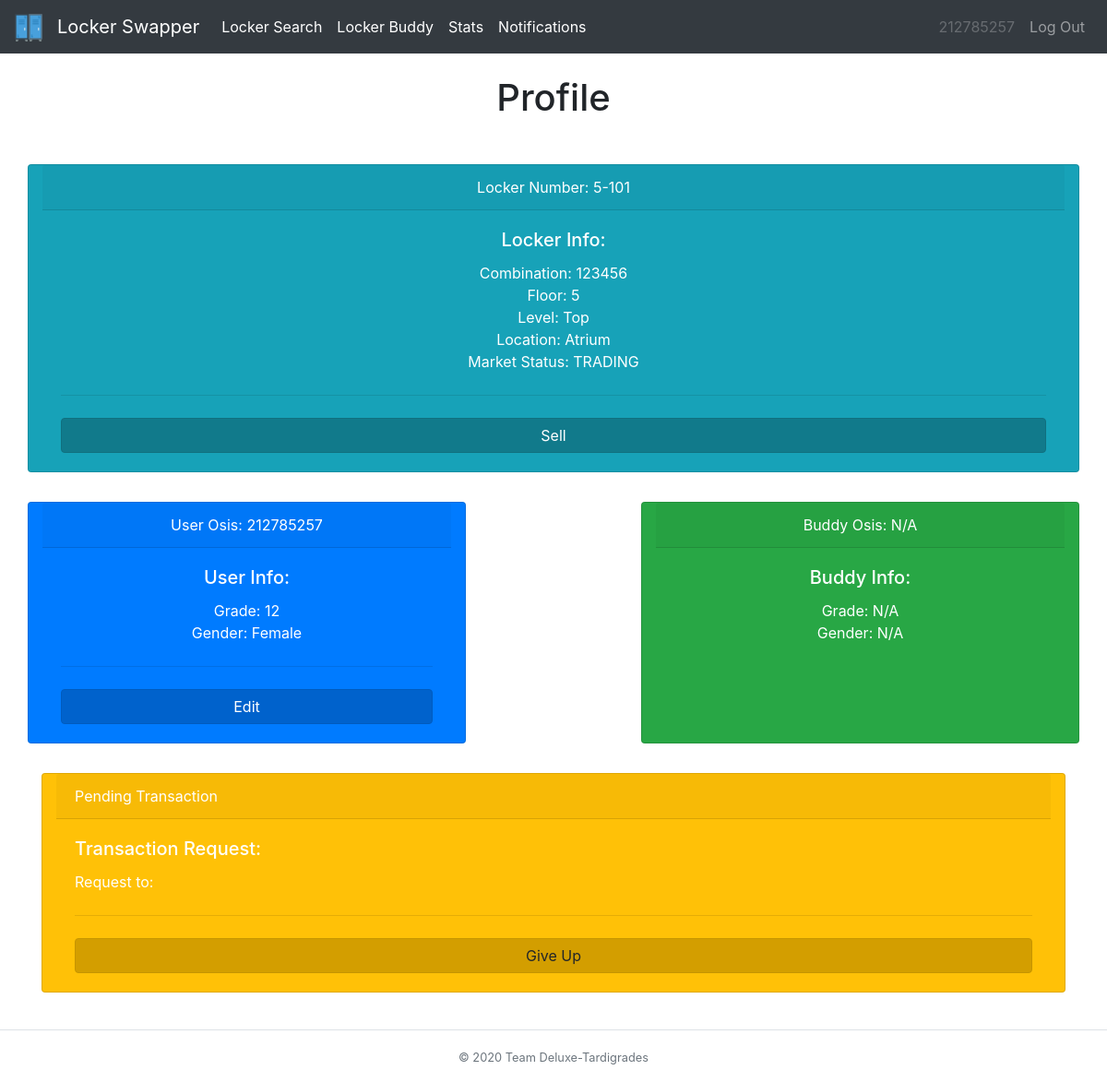
Page /home (signed in) on the earlier database version.
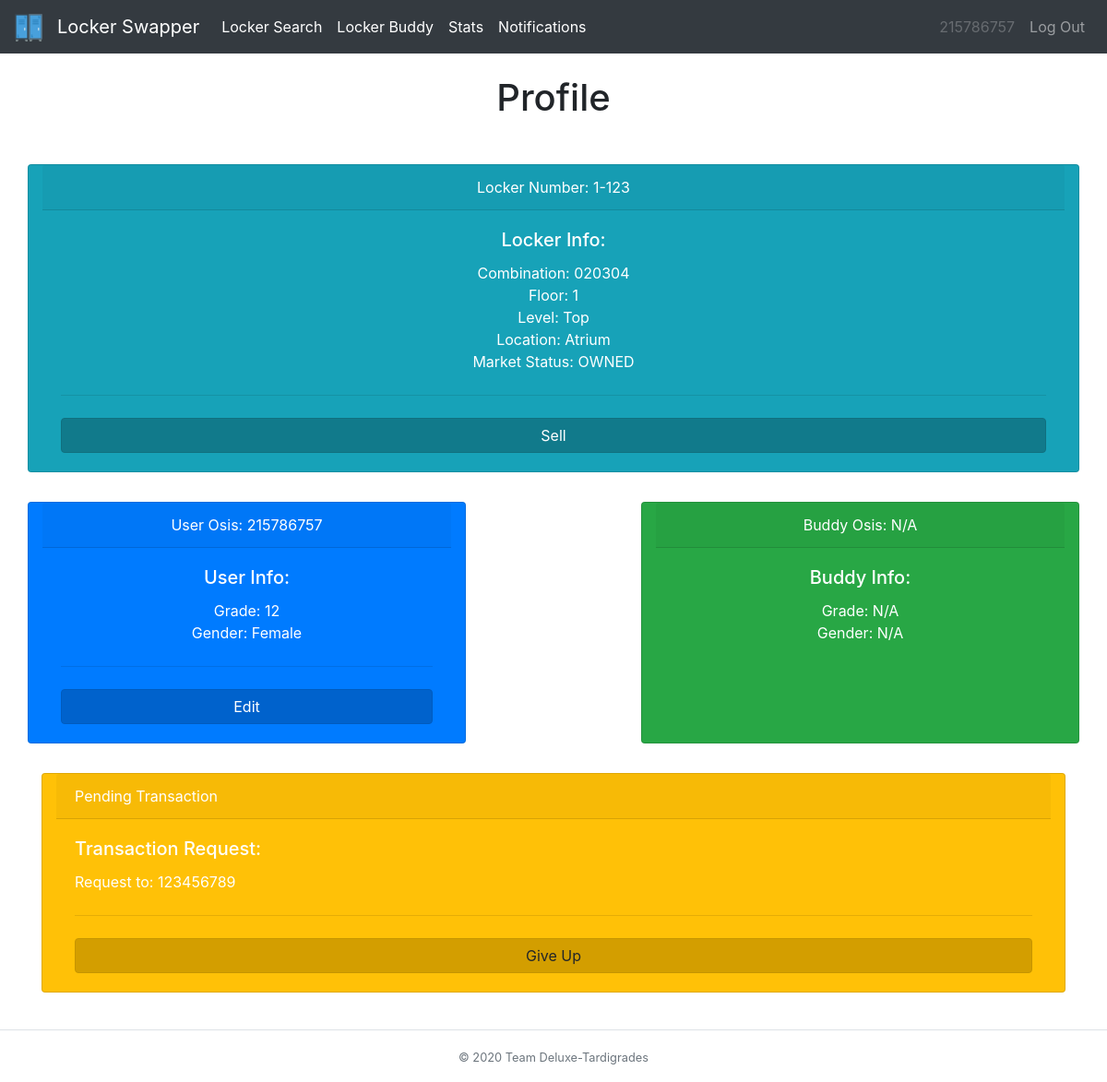
Same page on the later database version.
### tables this page shows
CREATE TABLE locker_tbl (locker INT, owner TEXT, combo TEXT, floor INT, level INT, location TEXT, status TEXT);

CREATE TABLE user_tbl (osis INT, password TEXT, locker INT, grade INT, buddy INT, survey TEXT, gender TEXT);

CREATE TABLE transaction_tbl (locker INT, recipient INT, sender INT, status INT, request TEXT, floor INT);

### __init__.py (the view)
@app.route("/home")
@login_required
def profile():
    userInfo = db_manager.getUserInfo(session['osis'])
    buddy = ["N/A","N/A","N/A","N/A","N/A","N/A","N/A","N/A"]
    if len(userInfo[4]) != 0:
        buddy = db_manager.getUserInfo(userInfo[4])
    locker = db_manager.getLockerInfo(userInfo[2])
    transactions=db_manager.getTransactionInfo(session['osis'])
    return render_template("home.html", heading="Profile", userInfo=userInfo, buddy=buddy, locker=locker, transactions=transactions , user=session['osis'])

### __init__.py (called while the page is built)
def login_required(f):
    @wraps(f)
    def dec(*args, **kwargs):
        if 'osis' in session:
            return f(*args, **kwargs)
        flash('You must be logged in to view this page!', 'danger')
        return redirect('/')
    return dec

### db_builder.py (called while the page is built)
def execmany(cmd, inputs):
    db = sqlite3.connect(DB_FILE)
    c = db.cursor()
    output = c.execute(cmd, inputs)
    db.commit()
    return output

### db_manager.py (called while the page is built)
def getUserInfo(osis):
    q = "SELECT * from user_tbl WHERE osis=?"
    inputs = (osis,)
    data = execmany(q, inputs).fetchone()
    info = [data[0],data[1],data[2],data[3],data[4],data[5],data[6]]
    return info

def getLockerInfo(locker):
    q = "SELECT * from locker_tbl WHERE locker=?"
    inputs = (locker,)
    data = execmany(q, inputs).fetchone()
    info=[]
    for value in data:
        info.append(value)
    return info

def getTransactionInfo(osis):
    q = "SELECT * from transaction_tbl WHERE sender=?"
    inputs = (osis,)
    data = execmany(q, inputs).fetchall()
    info = []
    print(q)
    if(data is None):
        return info
    for value in data:
        print(value)
        print(len(value))
        print(value[4])
        if len(value)>0 and value[3] == 1:
            info.append([value[0],value[1],value[2],value[3],value[4]])
    return info

### templates/home.html
{% extends "base.html" %}
{% block body %}
<div class="row">
  <div class="col-sm-12 col-md-12 col-lg-12 mx-auto">
    <div class="row">
      <div class="card text-white text-center bg-info my-3 col-md-12">
        <div class="card-header">Locker Number: {{locker[3]}}-{{locker[0]}}</div>
        <div class="card-body">
          <h5 class="card-title">Locker Info:</h5>
          <p class="card-text">Combination: {{locker[2]}} <br> Floor: {{locker[3]}} <br> Level: {{locker[4]}} <br> Location: {{locker[5]}} <br> Market Status: {{locker[6]}}</p>
          <hr class="my-4">
          <form action="#">
            <button type="submit" class="btn btn-info btn-block active">Sell</button>
          </form>
        </div>
      </div>
    </div>
    <div class="row">
      <div class="card text-white text-center bg-primary my-3 col-md-5">
        <div class="card-header">User Osis: {{userInfo[0]}}</div>
        <div class="card-body">
          <h5 class="card-title">User Info:</h5>
          <p class="card-text">Grade: {{userInfo[3]}} <br> Gender: {{userInfo[6]}}</p>
          <hr class="my-4">
          <form action="/editprof">
            <button type="submit" class="btn btn-primary btn-block active">Edit</button>
          </form>
        </div>
      </div>
      <div class="col-md-2">
      </div>
      <div class="card text-white text-center bg-success my-3 col-md-5">
        <div class="card-header">Buddy Osis: {{buddy[0]}}</div>
        <div class="card-body">
          <h5 class="card-title">Buddy Info:</h5>
          <p class="card-text">Grade: {{buddy[3]}} <br> Gender: {{buddy[6]}}</p>
        </div>
      </div>
    </div>
    {% for item in transactions%}
    <div class="card text-white bg-warning my-3 col-md-12">
      <div class="card-header">Pending Transaction</div>
      <div class="card-body">
        <h5 class="card-title">Transaction Request: {{item[5]}}</h5>
        <p class="card-text">Request to: {{item[1]}} <br> </p>
        <hr class="my-4">
        <form action="#">
          <button type="submit" class="btn btn-warning btn-block active">Give Up</button>
        </form>
      </div>
    </div>
    {% endfor %}
  </div>
</div>
{% endblock %}

### templates/base.html (shortened to what this page needs)
{% from "macros/render_flashes.html" import render_flashes %}
<!DOCTYPE html>
<html>
    <head>
        <link rel="stylesheet" href="https://stackpath.bootstrapcdn.com/bootstrap/4.3.1/css/bootstrap.min.css">
    </head>
    <body>
      <nav class="navbar navbar-expand-lg navbar-dark bg-dark">
      <a class="navbar-brand" href="/home">
        <img src="/../static/lockericon.png" alt="" width="30" height="30">
      </a>
      <a class="navbar-brand" href="/home">Locker Swapper</a>
      <div class="collapse navbar-collapse" id="navbarSupportedContent">
        <ul class="navbar-nav mr-auto">
          <li class="nav-item active">
            <a class="nav-link" href="/locker">Locker Search</a>
          </li>
          <li class="nav-item active">
            <a class="nav-link" href="/survey">Locker Buddy</a>
          </li>
          <li class="nav-item active">
            <a class="nav-link" href="/stats">Stats</a>
          </li>
        <li class="nav-item active">
          <a class="nav-link" href="/notifs">Notifications</a>
        </li>
      </ul>
        <ul class="navbar-nav navbar-right">
            <li class="nav-item">
                <a class="nav-link disabled">{{user}}</a>
            </li>
            <li class="nav-item">
                <a class="nav-link" href="/logout">Log Out</a>
            </li>
        </ul>
      </div>
    </nav>
    <div class="container">
      {{ render_flashes() }}
      <h1 class="text-center">{{heading}}</h1>
      <br>
      {% block body %}
      {% endblock %}
    </div>
    <br>
    <footer class="footer-copyright text-center py-3 border-top">
        <small class="text-muted">© 2020 Team Deluxe-Tardigrades</small>
    </footer>
  </body>
</html>

### templates/macros/render_flashes.html (shortened to what this page needs)
{% macro render_flashes() %}
    <br>
{% endmacro %}

Differences in the rows shown:
changed locker_tbl "Top": floor "5" → "1"; locker "101" → "123"; combo "123456" → "020304"; status "TRADING" → "OWNED"
changed user_tbl "Female": osis "212785257" → "215786757"
changed transaction_tbl: recipient (not shown) → "123456789"
Other differences:
{{ user }}: "212785257" → "215786757"
